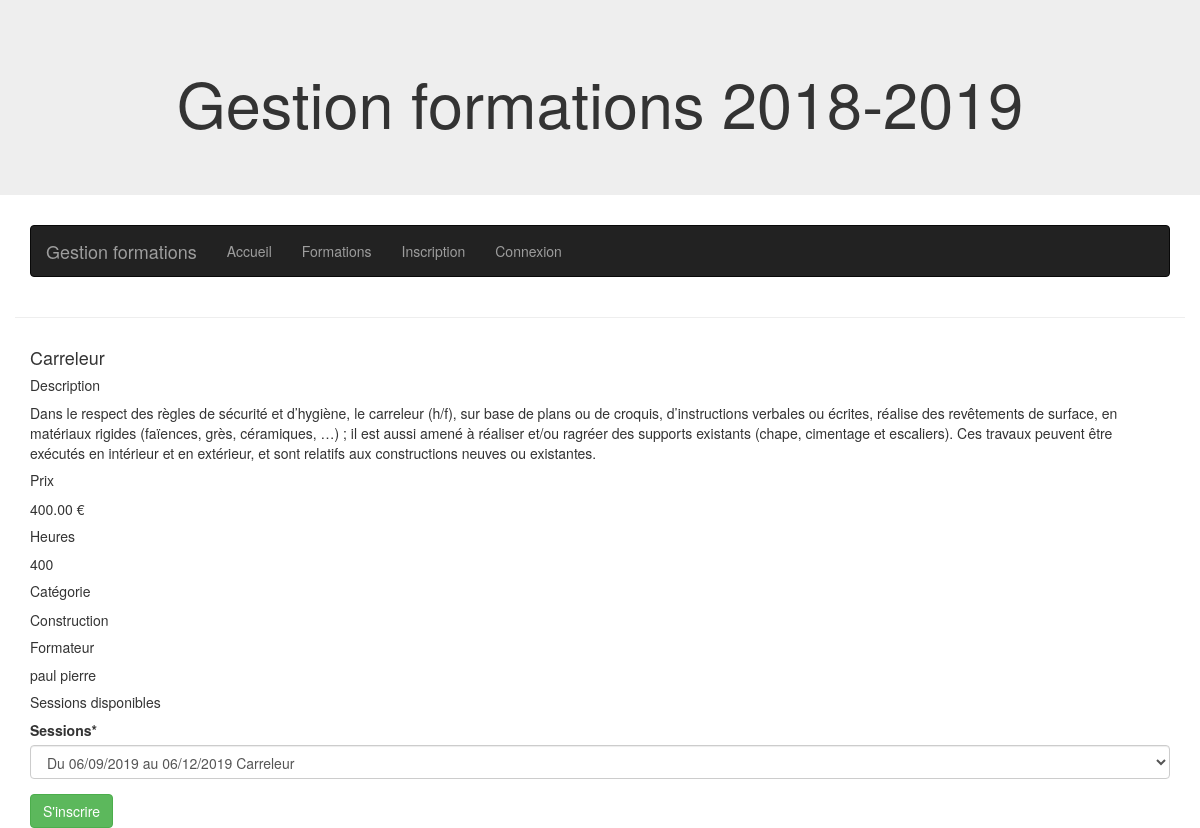
The page /training/1/ on the database its author committed.
### training/models.py (models this page shows)
class Training(models.Model):
    name=models.CharField(verbose_name='Nom de la formation', max_length=150)
    description=models.TextField(verbose_name='Description')
    price=models.DecimalField(verbose_name='Prix',max_digits=6,decimal_places=2)
    category=models.ForeignKey(Category,on_delete=models.CASCADE, verbose_name='Catégorie')
    number_hours=models.IntegerField(verbose_name='Nombre d''heures')
    teacher=models.ForeignKey(Profile,on_delete=models.CASCADE,verbose_name='Formateur',
                              limit_choices_to={'user_type': 2})
    class Meta:
        verbose_name='Formation'
        verbose_name_plural = 'Formations'
    def __str__(self):
        return self.name

class Category(models.Model):
    name=models.CharField(verbose_name='nom de la catégorie',max_length=150)
    class Meta:
        verbose_name='Categorie'
        verbose_name_plural = 'Categories'
    def __str__(self):
        return self.name

### account/models.py (models this page shows)
class Profile(models.Model):
    user=models.OneToOneField(User,on_delete=models.CASCADE)
    street=models.CharField(verbose_name='Rue',max_length=100)
    number=models.IntegerField(verbose_name='Numéro',null=True)
    postal_code=models.IntegerField(verbose_name='Code Postal',null=True)
    locality=models.CharField(verbose_name='Localité',max_length=150)
    phone=PhoneNumberField(verbose_name='Télephone')
    place_of_birth=models.CharField(verbose_name='Lieu de naissance',max_length=150)
    birth_date=models.DateField(verbose_name='Date de naissance',null=True)
    degree=models.CharField(verbose_name='Diplome',max_length=150)
    USER_TYPE_CHOICES = (
        (1, 'Etudiant'),
        (2, 'Formateur'),
        (3, 'Administrateur'),
    )
    user_type = models.PositiveSmallIntegerField(choices=USER_TYPE_CHOICES,default=1, verbose_name='Type')
    def __str__(self):
        return self.user.last_name +'  '+self.user.first_name

### training/views.py (the view)
# urls.py: path('<int:id>/',views.training_detail,name='detail_training'),
def training_detail(request,id):
    training=get_object_or_404(Training,id=id)
    if request.method=='POST':
        form_session=ChoiceSessionForm(request.POST)
        form_session.fields['sessions'].queryset = Session.objects.filter(training=id, full=False)
        if form_session.is_valid() and request.user.is_authenticated:
            session=form_session.cleaned_data['sessions']
            student=Profile.objects.get(user=request.user)
            if  not RegistrationSession.studentRegisterExist(session,student):
                registration_session=RegistrationSession.objects.create(session=session,student=student)
                price_booking=registration_session.session.training.price
                invoice=Invoice.objects.create(session=session,client=student,status=1,
                                               price=price_booking,booking=registration_session.id)
                return redirect('training:list_training')
    else:
        form_session=ChoiceSessionForm()
        form_session.fields['sessions'].queryset = Session.objects.filter(training=id, full=False)
    context={'training':training,
             'form_session':form_session,
             }
    return render(request,'training/training_detail.html',context)

### training/forms.py
class ChoiceSessionForm(forms.Form):
    sessions=forms.ModelChoiceField(queryset=Session.objects.all(),empty_label=None)

### training/models.py (called while the page is built)
    def __str__(self):
        return 'Du '+ self.date_of_begin.strftime('%d/%m/%Y') + '  au  '\
               + self.date_of_finish.strftime('%d/%m/%Y') + '  '+self.training.__str__()

### training/templates/training/training_detail.html (shortened to what this page needs)
{% extends 'base.html' %}
{% load crispy_forms_tags %}
{% block content %}
<div class="container">
    <h4>{{training.name}}</h4>
    <h5> <span>Description</span></h5>
        <p>{{training.description}}</p>
    <h5> <span>Prix</span></h5>
        <p>{{training.price}} €</p>
    <h5> <span>Heures</span></h5>
        <p>{{training.number_hours}}</p>
    <h5><span>Catégorie</span></h5>
        <p>{{training.category}}</p>
    <h5> <span>Formateur</span></h5>
        <p>{{training.teacher}}</p>
    <h5> <span>Sessions disponibles</span></h5>
        <form class="choice_session" method="POST" action="">
            {{form_session|crispy}}
            <input type="submit" class="btn btn-success" value="S'inscrire">
        </form>
</div>
{% endblock content %}

### rows shown on the page
Training: name "Carreleur", description "Dans le respect des règles de sécurité et d’hygiène, le carreleur (h/f), sur base de plans ou de croquis, d’instructions verbales ou écrites, réalise des revêtements de surface, en matériaux rigides (faïences, grès, céramiques, …) ; il est aussi amené à réaliser et/ou ragréer des supports existants (chape, cimentage et escaliers). Ces travaux peuvent être exécutés en intérieur et en extérieur, et sont relatifs aux constructions neuves ou existantes.", price "400.00", number_hours "400", category "Construction", teacher "paul pierre"
